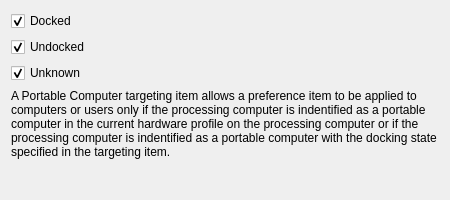
<?xml version="1.0" encoding="UTF-8"?>
<ui version="4.0">
 <class>PortableComputerWidget</class>
 <widget class="QWidget" name="PortableComputerWidget">
  <property name="geometry">
   <rect>
    <x>0</x>
    <y>0</y>
    <width>450</width>
    <height>200</height>
   </rect>
  </property>
  <property name="sizePolicy">
   <sizepolicy hsizetype="Maximum" vsizetype="Preferred">
    <horstretch>0</horstretch>
    <verstretch>0</verstretch>
   </sizepolicy>
  </property>
  <property name="minimumSize">
   <size>
    <width>450</width>
    <height>200</height>
   </size>
  </property>
  <property name="windowTitle">
   <string>Form</string>
  </property>
  <layout class="QGridLayout" name="gridLayout">
   <item row="0" column="0">
    <widget class="QCheckBox" name="dockedCheckBox">
     <property name="text">
      <string>Docked</string>
     </property>
     <property name="checked">
      <bool>true</bool>
     </property>
    </widget>
   </item>
   <item row="1" column="0">
    <widget class="QCheckBox" name="undockedCheckBox">
     <property name="text">
      <string>Undocked</string>
     </property>
     <property name="checked">
      <bool>true</bool>
     </property>
    </widget>
   </item>
   <item row="3" column="0" colspan="2">
    <widget class="QLabel" name="label">
     <property name="text">
      <string>A Portable Computer targeting item allows a preference item to be applied to computers or users only if the processing computer is indentified as a portable computer in the current hardware profile on the processing computer or if the processing computer is indentified as a portable computer with the docking state specified in the targeting item.</string>
     </property>
     <property name="wordWrap">
      <bool>true</bool>
     </property>
    </widget>
   </item>
   <item row="4" column="0" colspan="2">
    <spacer name="verticalSpacer">
     <property name="orientation">
      <enum>Qt::Vertical</enum>
     </property>
     <property name="sizeHint" stdset="0">
      <size>
       <width>558</width>
       <height>137</height>
      </size>
     </property>
    </spacer>
   </item>
   <item row="2" column="0">
    <widget class="QCheckBox" name="noCheckBox">
     <property name="text">
      <string>Unknown</string>
     </property>
     <property name="checked">
      <bool>true</bool>
     </property>
    </widget>
   </item>
  </layout>
 </widget>
 <resources/>
 <connections/>
</ui>
